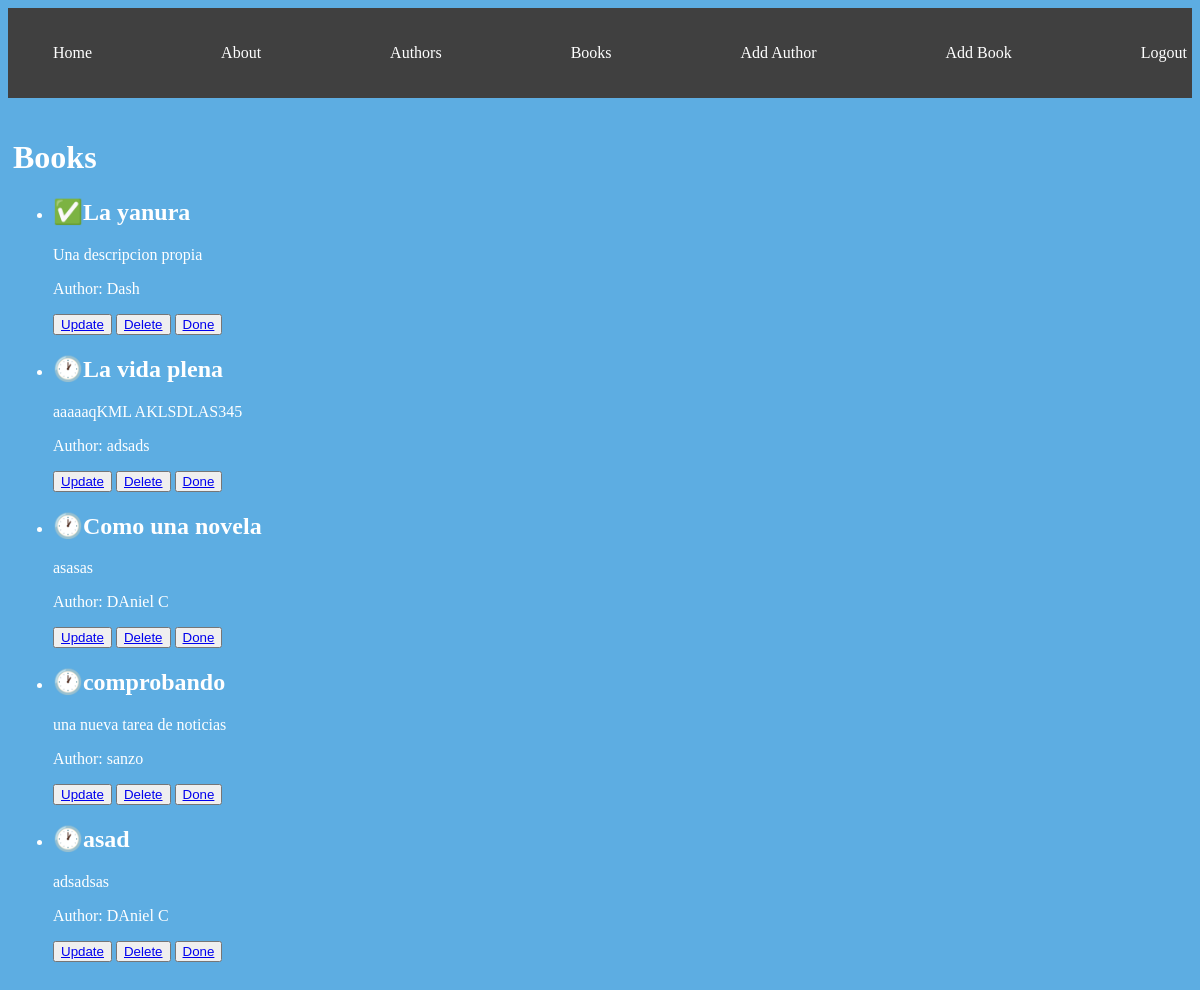
Page /book/ (signed in) on the committed database.
### gallery/models.py (models this page shows, shortened)
class Book(models.Model):
    title = models.CharField(max_length=200)
    description = models.TextField(blank=True)
    done = models.BooleanField(default=False)
    user = models.ForeignKey(User, on_delete=models.CASCADE)
    author = models.ForeignKey(Author, on_delete=models.CASCADE)

class Author(models.Model):
    name = models.CharField(max_length=200)
    user = models.ForeignKey(User, on_delete=models.CASCADE)

### gallery/views.py (the view)
# urls.py: path('book/', views.book, name='book'),
@login_required
def book(request):
    book = Book.objects.filter(user=request.user)
    return render(request, 'book.html', {
        'book': book
    })

### gallery/templates/book.html
{% extends 'base.html' %}
{% block content %}
<h1>Books</h1>
{% for i in book %}
<ul>
    <li><h2>{% if i.done == False %}🕐{% else %}✅{% endif %}{{i.title}}</h2></li>
    <p>{{i.description}}</p>
    <p>Author: {{i.author.name}}</p>
    <button>
        <a href="{% url 'update' i.id %}">Update</a>
    </button>
    <button>
        <a href="{% url 'delete_book' i.id %}">Delete</a>
    </button>
    <button>
        <a href="{% url 'done_book' i.id %}">Done</a>
    </button>
</ul>
{% endfor %}
{% endblock %}

### gallery/static/styles/main.css (style rules this page uses)
body { background: #5DADE2; color: white; }

### rows in the picture
Book: title "La yanura", description "Una descripcion propia", author.name "Dash"
Book: title "La vida plena", description "aaaaaqKML AKLSDLAS345", author.name "adsads"
Book: title "Como una novela", description "asasas", author.name "DAniel C"
Book: title "comprobando", description "una nueva tarea de noticias", author.name "sanzo"
Book: title "asad", description "adsadsas", author.name "DAniel C"
